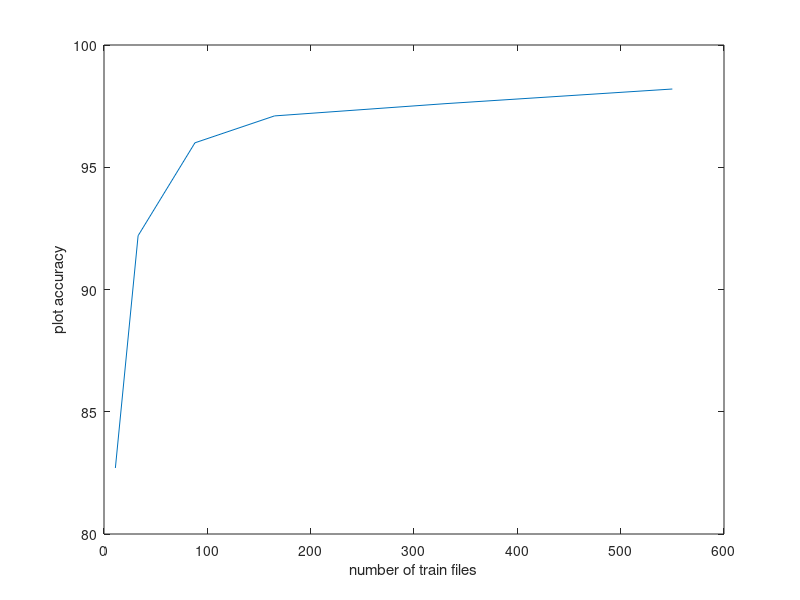

MATLAB code to generate this figure:
x = [11 33 88 165 330 550];
y = [82.7 92.2 96.0 97.1 97.6 98.2];

plot(x,y);
xlabel('number of train files');
ylabel('plot accuracy');